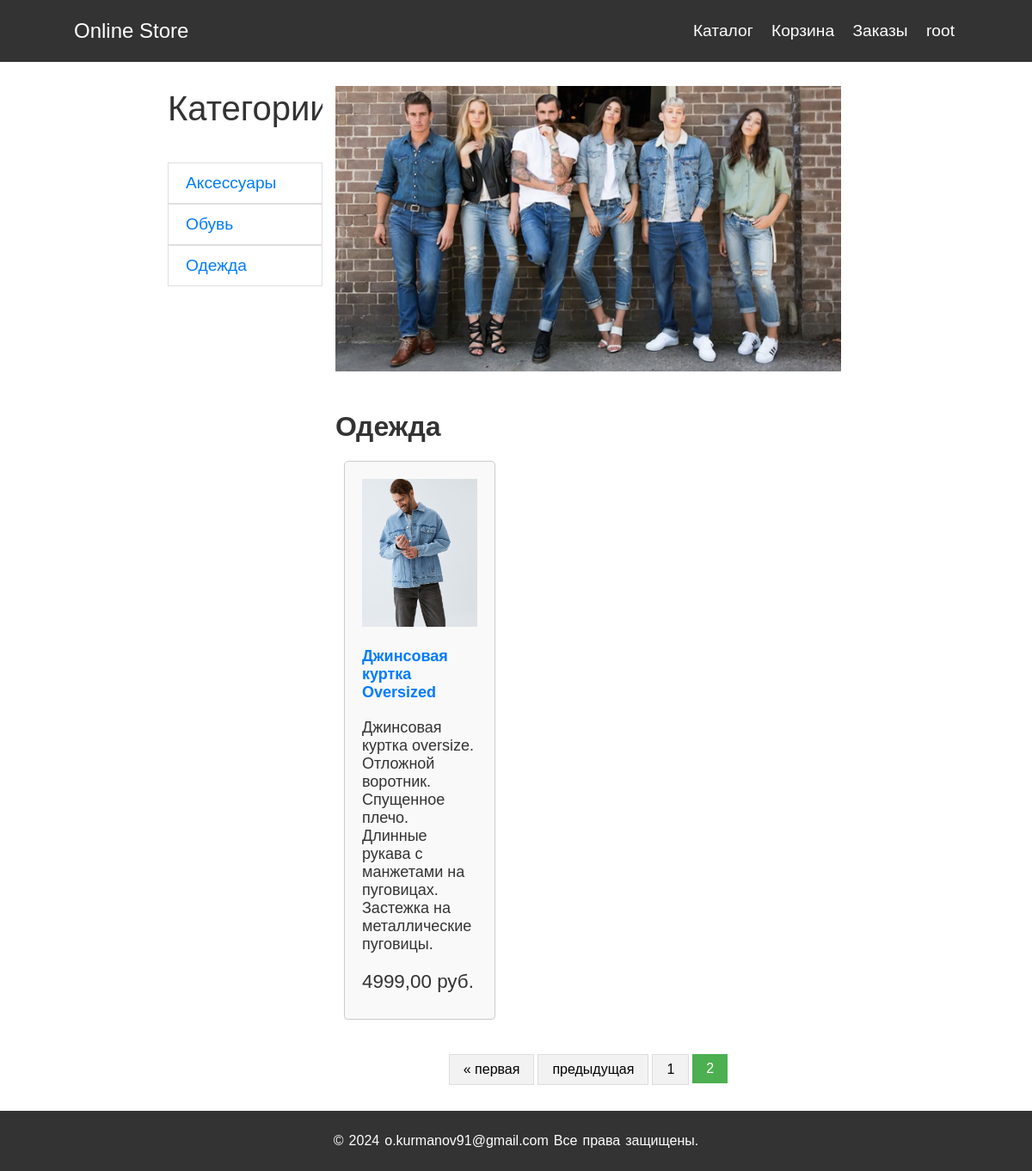
Page /products/catalog/odezhda/?page=2 (signed in) on the committed database.
### users/models.py (models this page shows)
class User(AbstractUser):
    photo = models.ImageField(upload_to='users_images', blank=True, null=True, verbose_name='Фотография')
    email = models.EmailField(unique=True, blank=False)
    date_birth = models.DateField(blank=True, null=True, verbose_name='Дата рождения')
    is_confirmed = models.BooleanField(default=False)

### products/models.py (models this page shows, shortened)
class Category(models.Model):
    name = models.CharField(max_length=255, unique=True)
    slug = models.SlugField(max_length=255, unique=True)
    class Meta:
        ordering = ('name',)
        verbose_name = "Категория"
        verbose_name_plural = "Категории"

class Product(models.Model):
    name = models.CharField(max_length=255, verbose_name='Продукт')
    description = models.TextField(blank=True, verbose_name='Описание')
    price = models.DecimalField(max_digits=8, decimal_places=2, verbose_name='Цена')
    image = models.ImageField(upload_to='products_images', verbose_name='Фото')
    category = models.ForeignKey(
        to=Category, on_delete=models.CASCADE, verbose_name='Категория', related_name='products'
    )
    class Meta:
        verbose_name = "Продукт"
        verbose_name_plural = "Продукты"
        ordering = ('name', )

### products/views.py (the view)
# urls.py: path('catalog/<slug:slug>/', CatalogView.as_view(), name='category_by_slug'),
class CatalogView(ListView):
    model = Product
    template_name = 'products/catalog.html'
    context_object_name = 'products'
    paginate_by = 3
    def setup(self, request, *args, **kwargs):
        super().setup(request, *args, **kwargs)
        self.categories = Category.objects.all()
        self.title = 'Каталог товаров'
    def get_queryset(self):
        slug = self.kwargs.get('slug')
        if slug:
            category = get_object_or_404(self.categories, slug=slug)  # Получаем категорию по слагу из списка категорий
            self.title = category.name
            return Product.objects.filter(inventory__quantity__gt=0, category=category).annotate(
                num_products=Count('id')).order_by('id')
        return Product.objects.filter(inventory__quantity__gt=0).annotate(num_products=Count('id')).order_by('id')
    def get_context_data(self, **kwargs):
        context = super().get_context_data(**kwargs)
        context['title'] = self.title
        context['categories'] = self.categories
        self.request.session['catalog_url'] = self.request.get_full_path()
        return context

### products/templates/products/catalog.html (shortened to what this page needs)
{% extends 'products/base.html' %}
{% load static %}
{% block css %}
    <link rel="stylesheet" href="{% static 'products/css/catalog.css' %}">
{% endblock %}
{% block content %}
    <div class="content">
        <div class="category-container">
            <div class="category-header">
                Категории
            </div>
            <div class="category-list">
                <ul>
                    {% for category in categories %}
                        <li><a href="{% url 'OnlineStore_products:category_by_slug' category.slug %}">{{ category.name }}</a></li>
                    {% endfor %}
                </ul>
            </div>
        </div>
        <div class="advertisement-and-products">
            <div class="advertisement">
                <img src="{% static 'products/img/category.jpg' %}" alt="Рекламное изображение">
            </div>
            <h1>{{ title }}</h1>
            {% if products %}
                <div class="product-list">
                    {% for product in products %}
                    <div class="product-container">
                        <div class="product">
                            <a href="{{ product.id }}"><img src="{{ product.image.url }}" alt=""></a>
                            <h2><a href="{{ product.id }}">{{ product.name }}</a></h2>
                            <p>{{ product.description }}</p>
                            <p>{{ product.price }} руб.</p>
                        </div>
                    </div>
                    {% endfor %}
                </div>
                <div class="pagination">
                    <span class="step-links">
                        {% if page_obj.has_previous %}
                            <a href="?page=1">&laquo; первая</a>
                            <a href="?page={{ page_obj.previous_page_number }}">предыдущая</a>
                        {% endif %}
                        {% for page in page_obj.paginator.page_range %}
                            {% if page == page_obj.number %}
                                <span class="current">{{ page }}</span>
                            {% elif page >= page_obj.number|add:-2 and page <= page_obj.number|add:2  %}
                                <a href="?page={{ page }}">{{ page }}</a>
                            {% endif %}
                        {% endfor %}
                    </span>
                </div>
            {% else %}
                <h1>К сожалению, в данном разделе нет товара =(</h1>
            {% endif %}
        </div>
    </div>
{% endblock %}

### products/templates/products/base.html (shortened to what this page needs)
{% load static %}
<!DOCTYPE html>
<html lang="en">
<head>
    <link rel="stylesheet" href="{% static 'products/css/base.css' %}">
    {% block css %}
    {% endblock %}
</head>
<body>
    <div class="wrapper">
        <header>
            <div id="logo-container">
                <a id="logo" href="/">Online Store</a>
            </div>
            <nav>
                <ul>
                    <li><a href="{% url 'OnlineStore_products:catalog' %}">Каталог</a></li>
                    {% if user.is_authenticated %}
                    <li><a href="{% url 'OnlineStore_products:cart' %}">Корзина</a>
                    <li><a href="{% url 'OnlineStore_orders:orders_list' %}">Заказы</a>
                    <li><a href="{% url 'OnlineStore_users:profile' %}">{{user.username}}</a>
                    {% else %}
                    <li><a href="{% url 'OnlineStore_users:login' %}">Войти</a></li>
                    <li><a href="{% url 'OnlineStore_users:registration' %}">Регистрация</a></li>
                    {% endif %}
                </ul>
            </nav>
        </header>
        {% block content %}
        {% endblock %}
        <footer>
            <p>&copy; 2024 <a href="mailto:o.kurmanov91@gmail.com">o.kurmanov91@gmail.com</a> Все права защищены.</p>
        </footer>
    </div>
</body>
</html>

### products/static/products/css/base.css (style rules this page uses)
body { font-family: Arial, sans-serif; margin: 0; padding: 0; }
header { background-color: #333; color: #fff; padding: 0.5%; text-align: center; display: flex; justify-content: space-between; align-items: center; position: fixed; width: 100%; }
#logo-container { display: flex; align-items: center; }
#logo { font-size: 1.5rem; text-decoration: none; color: #fff; padding-top: 0.3125rem; padding-bottom: 0.3125rem; margin-right: 1rem; margin-left: 5rem; }
nav { font-size: 1.2rem; margin-right: 5rem; }
nav ul { list-style: none; padding: 0; }
nav ul li { display: inline; margin-right: 1rem; }
nav a { text-decoration: none; color: #fff; }
.wrapper { min-height: 100vh; position: relative; }
footer { background-color: #333; color: #fff; text-align: center; padding: 10px 0px; bottom: 0; width: 100%; word-spacing: 0.1em; position: absolute; }
footer a { text-decoration: none; color: #fff; }
* { overflow: auto; }

### products/static/products/css/catalog.css (style rules this page uses)
.content { max-width: 70%; margin-right: auto; margin-left: auto; display: flex; flex-wrap: wrap; margin-top: 80px; }
.category-container { width: 15%; margin-bottom: 20px; padding-right: 15px; padding-left: 15px; position: fixed; top: 80px; }
.category-header { margin-top: 1.5rem !important; margin-bottom: 1.5rem !important; font-size: 2.5rem; color: #333; }
.category-list li { border: 1px solid rgba(0,0,0,.125); padding: .75rem 1.25rem; }
.category-list ul { list-style: none; padding: 0; }
.category-list a { font-size: 1.2rem; text-decoration: none; color: #007bff; }
.advertisement-and-products { flex: 0 0 70%; display: flex; flex-direction: column; margin-top: 20px; margin-bottom: 100px; margin-left: 25%; }
.advertisement-and-products h1 { color: #333; }
.advertisement img { width: 100%; height: auto; margin-bottom: 20px; }
.product-list { display: flex; flex-wrap: wrap; justify-content: flex-start; }
.product-container { width: calc(33.33% - 20px); margin-right: 10px; margin-left: 10px; margin-bottom: 20px; max-width: 33.333333%; }
.product { height: 100% !important; padding: 20px; background-color: #f9f9f9; border: 1px solid #ccc; border-radius: 5px; box-shadow: 0 2px 4px rgba(0, 0, 0, 0.1); box-sizing: border-box; }
.product h2 { margin-top: 0; margin-bottom: 10px; font-size: 18px; color: #333; }
.product p { margin: 0; color: #333; padding: 10px 0px; font-size: 18px; }
.product p:nth-of-type(2) { font-size: 1.4em; }
.product a { text-decoration: none; color: #007bff; font-weight: bold; }
.product img { max-width: 100%; height: auto; padding-bottom: 20px; }
.pagination { display: inline-block; margin-top: 20px; margin-left: auto; margin-right: auto; }
.pagination a { color: black; float: left; padding: 8px 16px; text-decoration: none; transition: background-color .3s; }
.pagination span.current { background-color: #4CAF50; color: white; float: left; padding: 8px 16px; }
.pagination .step-links { text-align: center; margin-bottom: 20px; }
.pagination .step-links a { display: inline-block; margin-right: 4px; background-color: #f2f2f2; color: black; border: 1px solid #ddd; padding: 8px 16px; text-decoration: none; }

### rows in the picture
User: username "root"
Category: name "Аксессуары"
Category: name "Обувь"
Category: name "Одежда"
Product: image (picture), name "Джинсовая куртка Oversized", description "Джинсовая куртка oversize. Отложной воротник. Спущенное плечо. Длинные рукава с манжетами на пуговицах. Застежка на металлические пуговицы.", price "4999,00"

### other values in the picture
{{ page }} "1"
{{ page }} "2"
